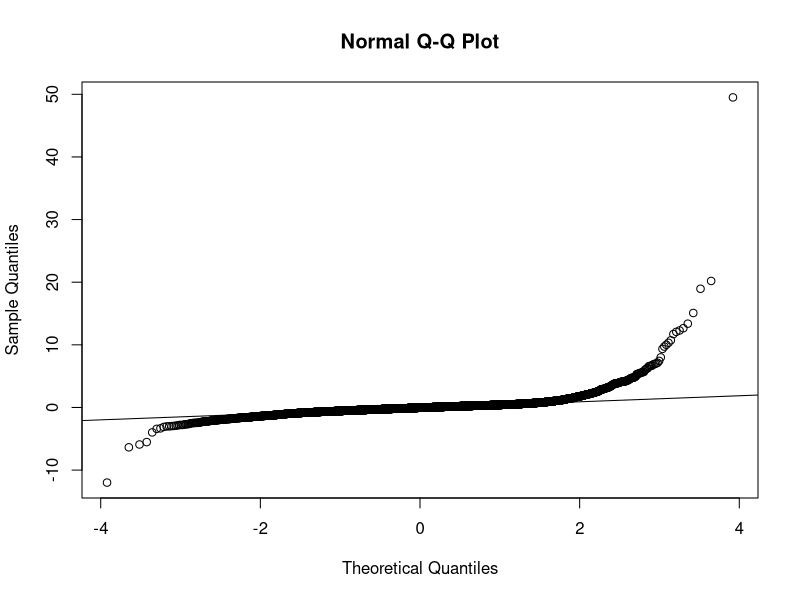
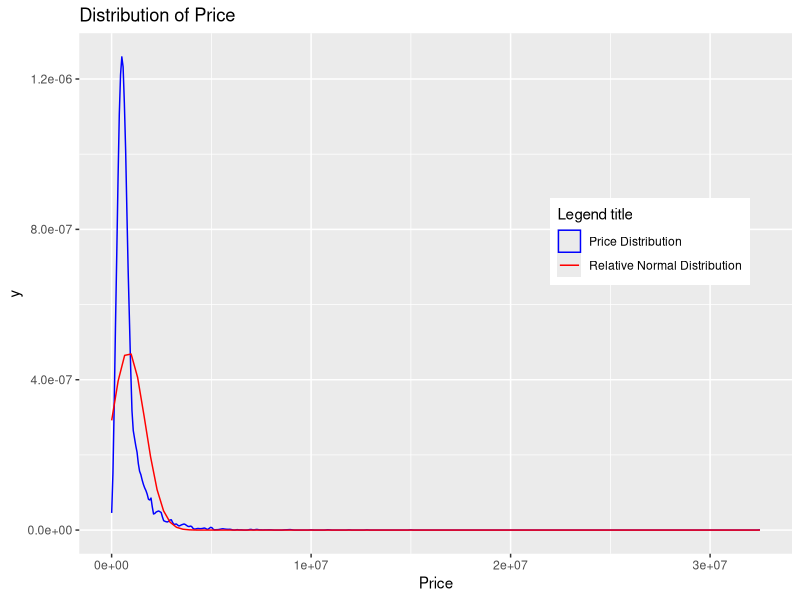
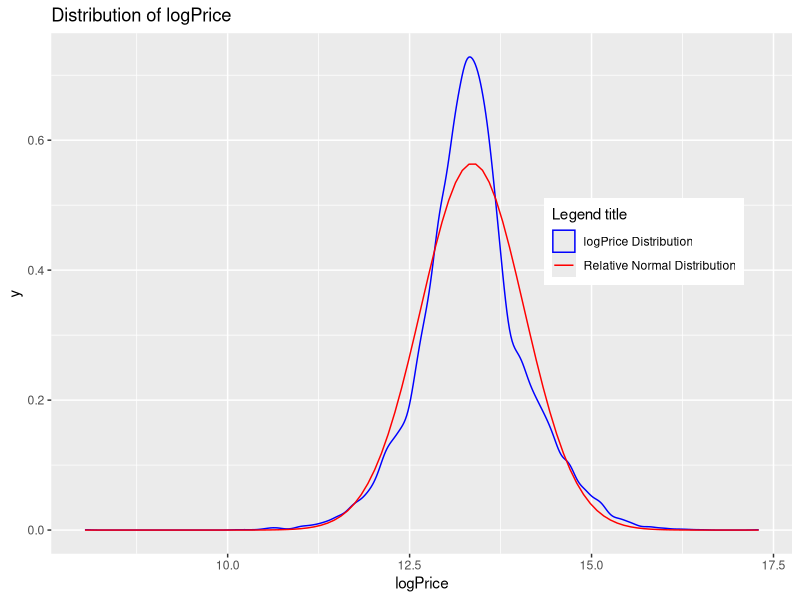
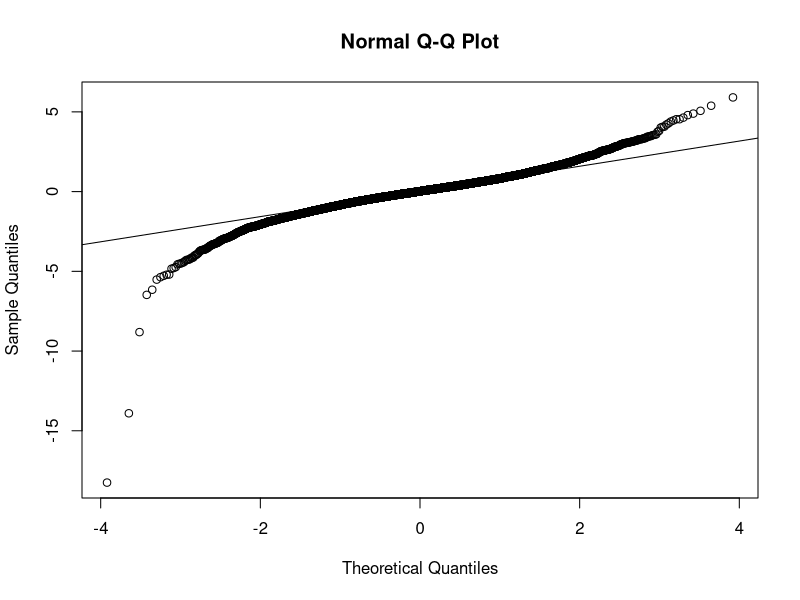
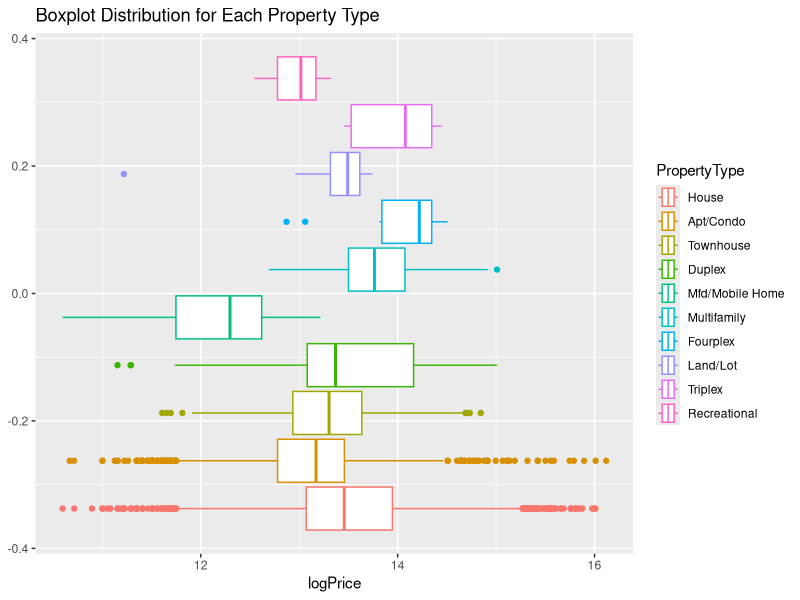
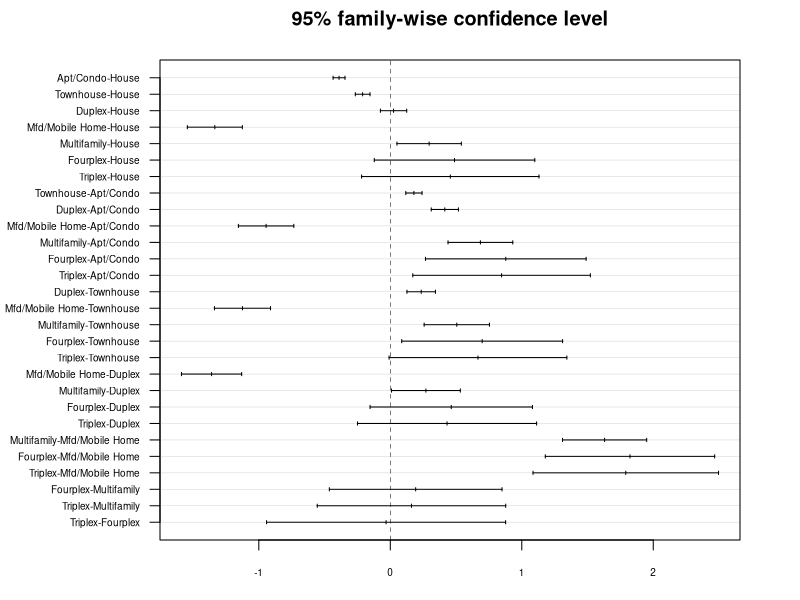
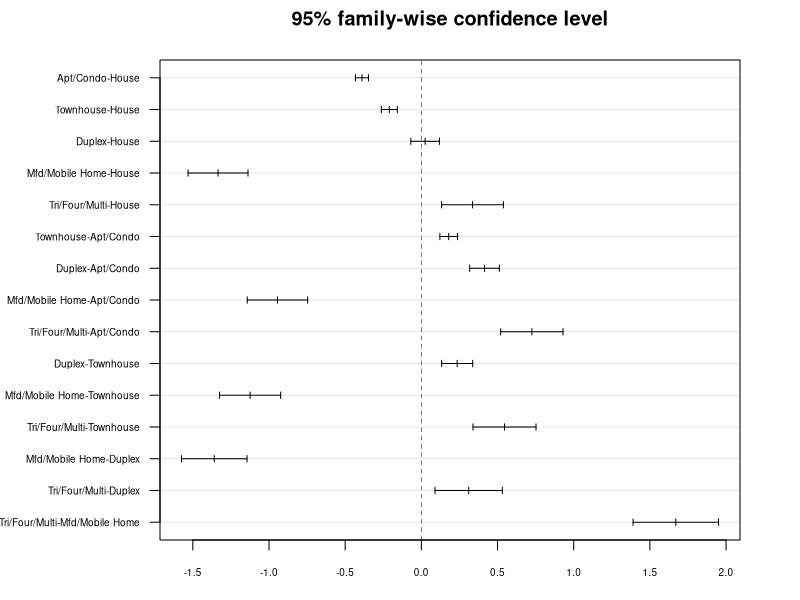
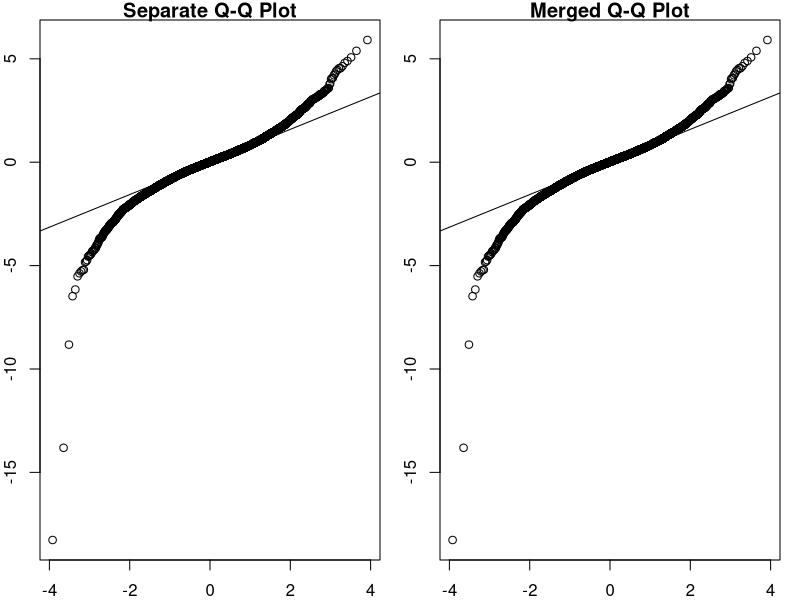

Here is the R script that generated these plots, in order:
## ---- chunk 1
setwd("C:/Users/colef/Documents/GitHub/Housing-Web-Scraping")
set.seed(4)
## ---- chunk 2
library(tidyverse)
library(forcats)
library(car)
library(rstatix)
## Polishing and Sampling dataframe:
houses.df <- read_csv(file = "housing_df.csv", show_col_types = FALSE)
houses.df <- houses.df %>% drop_na() %>% distinct()
houses.df$`Property Type` <- factor(houses.df$`Property Type`)
houses.df <- houses.df %>% mutate(`Property Type` = fct_reorder(
  `Property Type`, Price, .fun="length", .desc = TRUE))
houses.df <- houses.df %>% rename(PropertyType = `Property Type`)
houses.df <- houses.df %>% rename(SquareFeet = `Square Feet`)
## Creating first model:
houses.glm1 <- glm(formula = Price~Bedrooms+Bathrooms+SquareFeet+PropertyType+Province+Population,
                   data=houses.df)
#' Prints a concise summary of model
#'
#' @param model A linear model
#' @param name String
my_summary <- function(model, name="Unnamed Model"){
  cat("\"",name,"\"\n")
  cat("Formula: ",as.character(model$formula)[c(2,1,3)],"\n \n")
  printCoefmat(summary(model)$coefficients)
  cat(paste("\nAIC:", model$aic))}
my_summary(houses.glm1, "Naive Model")
## ---- chunk 3
houses.df <- houses.df %>%
  select(-new)
## ---- chunk 4
#' Calculates percent error between predictions and actual values
#' 
#' @param preds predicted values
#' @param reals actual values
error <- function(preds, reals){
  return(mean(abs(preds - reals) / reals))
}
pred <- predict(houses.glm1, houses.df)
error(pred, houses.df$Price)

houses.glm1.res <- rstandard(houses.glm1)
qqnorm(houses.glm1.res)
qqline(houses.glm1.res)
## ---- chunk 5
#' Creates a distribution plot object with relative normal distribution
#' 
#' @param df A Dataframe
#' @param column A string representing a column name
#' @param datatype A string denoting plot type
#' @return distribution plot
distribution_graph <- function(df, column, datatype="bar") {
  y <- if(datatype=="density"){
    geom_density(aes(colour=paste(column,"Distribution")))
    } else {geom_bar(aes(colour=paste(column,"Distribution")))}
  p <- ggplot(data=df, aes(x=.data[[column]])) + 
    ggtitle(paste("Distribution of", column)) + y +
    stat_function(fun=dnorm, aes(colour = "Relative Normal Distribution"),
                  args=list(mean=mean(df[[column]]), sd=sd(df[[column]]))) +
    scale_colour_manual("Legend title", values = c("blue", "red")) +
    theme(legend.position="inside", legend.position.inside = c(0.8, 0.6))
  return(p)
}
# Create the plot
distribution_graph(houses.df, "Price", datatype="density")
## ---- chunk 6
## Create new "log(Price)" column for dataset and replot:
houses.df$logPrice <- log(houses.df$Price)
distribution_graph(houses.df, "logPrice", datatype="density")
## ---- chunk 7
# Removing outlying logPrices, and making second model:
q99.9 <- quantile(houses.df$logPrice, probs=c(0.0005,0.9995))
houses.df <- houses.df %>% filter(logPrice > q99.9[1]) %>% filter(logPrice < q99.9[2])
houses.glm2 <- glm(formula = logPrice~Bedrooms+Bathrooms+SquareFeet+PropertyType+Province+Population,
                   data=houses.df)
my_summary(houses.glm2, "Model 2")
## ---- chunk 8
pred <- exp(predict(houses.glm2, houses.df))
error(pred, houses.df$Price)

houses.glm2.res <- rstandard(houses.glm2)
qqnorm(houses.glm2.res)
qqline(houses.glm2.res)
## ---- chunk 9
houses.df %>% group_by(PropertyType) %>% summarise(count=n())
ggplot(data=houses.df, aes(x=logPrice, color=PropertyType)) +
  geom_boxplot() + ggtitle("Boxplot Distribution for Each Property Type")
## ---- chunk 10
# removing 'Land/Lot' and 'Recreational' listings
houses.df <- houses.df %>%
  filter(!(PropertyType %in% c("Land/Lot","Recreational")))
houses.df$PropertyType <- droplevels(houses.df$PropertyType)
## ---- chunk 11
## ANOVA test
anova_model <- aov(logPrice ~ PropertyType, data = houses.df)
summary(anova_model)
## ---- chunk 12
## Tukey HCD test
tukey_results <- TukeyHSD(anova_model,conf.level = 0.95)
par(mar=c(3,8,3,3))
plot(tukey_results, las=1, cex.axis = 0.6)
## ---- chunk 13
# Merging categories
houses.df$PropertyType <- 
  fct_collapse(houses.df$PropertyType, 
               `Tri/Four/Multi` = c("Triplex","Fourplex","Multifamily"))
## Tukey HCD test
anova_model <- aov(logPrice ~ PropertyType, data = houses.df)
tukey_results <- TukeyHSD(anova_model,conf.level = 0.95)
par(mar=c(3,8,3,3))
plot(tukey_results, las=1, cex.axis = 0.6)
## ---- chunk 14
# Making model with House and Duplex separate
houses.glm3.1 <- glm(formula = logPrice~Bedrooms+Bathrooms+SquareFeet+PropertyType+Province+Population,
                     data=houses.df)
# Making model with House and Duplex merged
houses.df.2 <- houses.df
houses.df.2$PropertyType <- 
  fct_collapse(houses.df.2$PropertyType, 
               `House/Duplex` = c("House","Duplex"))
houses.glm3.2 <- glm(formula = logPrice~Bedrooms+Bathrooms+SquareFeet+PropertyType+Province+Population,
                     data=houses.df.2)
my_summary(houses.glm3.1, "Separate House/Duplex")
my_summary(houses.glm3.2, "Merged House/Duplex")
## ---- chunk 15
pred.1 <- exp(predict(houses.glm3.1, houses.df))
error(pred.1, houses.df$Price)
pred.2 <- exp(predict(houses.glm3.2, houses.df.2))
error(pred.2, houses.df$Price)

par(mar=c(2,2,1,1), mfrow = c(1, 2))
houses.glm3.1.res <- rstandard(houses.glm3.1)
qqnorm(houses.glm3.1.res, ylab = "", xlab = "", main="Separate Q-Q Plot")
qqline(houses.glm3.1.res)

houses.glm3.2.res <- rstandard(houses.glm3.1)
qqnorm(houses.glm3.2.res, ylab = "", xlab = "", main="Merged Q-Q Plot")
qqline(houses.glm3.2.res)
## ---- chunk 16
# Choosing official 3rd model
houses.glm3 <- houses.glm3.1
## ---- chunk 17
houses.df %>% group_by(Province) %>% summarise(count=n())
ggplot(data=houses.df, aes(x=logPrice, color=Province)) +
  geom_boxplot() + ggtitle("Boxplot Distribution for Each Property Type")
## ---- chunk 18
## ANOVA test
anova_model <- aov(logPrice ~ Province, data = houses.df)
summary(anova_model)
## ---- chunk 19
## Tukey HCD test
tukey_results <- TukeyHSD(anova_model,conf.level = 0.95)
par(mar=c(3,8,3,3))
plot(tukey_results, las=1, cex.axis = 0.6)
## ---- chunk 20
# Merging categories
houses.df$Province <- 
  fct_collapse(houses.df$Province, 
               `Saskatchewan/Manitoba` = c("Saskatchewan","Manitoba"))
houses.glm4 <- glm(formula = logPrice~Bedrooms+Bathrooms+SquareFeet+PropertyType+Province+Population,
                   data=houses.df)
my_summary(houses.glm4, "Model 4")
pred <- exp(predict(houses.glm4, houses.df))
error(pred, houses.df$Price)
par(mar=c(2,2,1,1), mfrow = c(1, 2))
houses.glm4.res <- rstandard(houses.glm4)
qqnorm(houses.glm4.res)
qqline(houses.glm4.res, main="Model 4 Q-Q Plot")
qqnorm(houses.glm3.1.res, main="Model 3 Q-Q Plot")
qqline(houses.glm3.1.res)
## ---- chunk 21
houses.df <- houses.df %>%
  filter(Bedrooms != 0) %>%
  filter(Bathrooms != 0) %>%
  filter(SquareFeet != 0)
## ---- chunk 22
# Removing outlying Bedrooms:
q99.9 <- quantile(houses.df$Bedrooms, probs=c(0.0005,0.9995))
q99.9
table(houses.df$Bedrooms)
# Let's view these listings:
print(filter(houses.df, Bedrooms >= q99.9[2]), n=Inf)
## ---- chunk 23
houses.df[which(houses.df$Bedrooms == 15 & houses.df$Bathrooms == 12),]$Bedrooms <- 8
houses.df[which(houses.df$Bedrooms == 8 & houses.df$Bathrooms == 12),]$Bathrooms <- 5
## ---- chunk 24
houses.df %>%
  filter(PropertyType == 'Apt/Condo') %>%
  filter(Bedrooms >= 5)
## ---- chunk 25
houses.df <- houses.df %>%
  filter(!(PropertyType=='Apt/Condo' & Bedrooms > 5))
## ---- chunk 26
# Removing outlying Bathrooms:
q99.9 <- quantile(houses.df$Bathrooms, probs=c(0.0005,0.9995))
q99.9
table(houses.df$Bathrooms)
# Let's view these listings:
print(filter(houses.df, Bathrooms >= q99.9[2]), n=Inf)
## ---- chunk 27
houses.df <- houses.df %>%
  filter(!(Bathrooms > 20))
## ---- chunk 28
# Removing outlying Square Footage:
q99.9 <- quantile(houses.df$SquareFeet, probs=c(0.0005,0.9995))
q99.9
distribution_graph(houses.df, "SquareFeet", "density")
# Let's view these listings:
print(filter(houses.df, SquareFeet <= q99.9[1]), n=Inf)
## ---- chunk 29
filter(houses.df, Price == 359900 & City == 'moncton-nb' & Bedrooms == 3)
## ---- chunk 30
houses.df[which(houses.df$SquareFeet == 247),]$SquareFeet <- 1400
## ---- chunk 31
print(filter(houses.df, SquareFeet >= q99.9[2]), n=Inf)
## ---- chunk 32
cor(houses.df[,3:6])
# pairs(houses.df[,c(3:6)])
